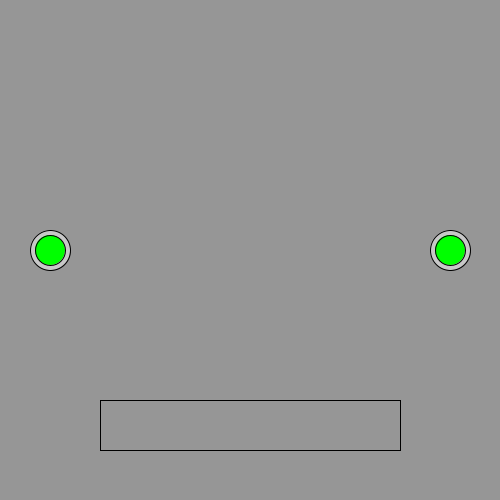
Frame 1 (no input)
Frame 60 (the mouse pressed at the canvas centre just before this capture): identical to frame 1, image omitted
Frame 120 (the mouse held since frame 60 and released just before this capture): identical to frame 1, image omitted

The Processing sketch that drew this single still picture (run headless with seeded random() and noise(); from frame 60 on, the mouse is pressed at the canvas centre):

// Processing sketch: processing_42399
// ── processing_42399.pde

void setup(){
  size(500, 500);
  smooth();
}
color c1 = color(0,255,0);
color c2 = color(150);
color c3 = color(0,255,0);
color c4 = color(150);
void draw(){
  background(c2);
  fill(c4);
  rect(100,400,300,50);
  fill(200);
  ellipse(50,250,40,40);
  fill(c1);
  ellipse(50,250,30,30);
  if(dist(mouseX,mouseY, 50,250)<15){
    c1=color(255,0,0);
    
  }else{c1=color(0,255,0);}
  if(dist(mouseX,mouseY,50,250)<15 && mousePressed){
    c2=color(255,255,0);
    for (int x=10;x<width;x+=20) {
    for (int y=10;y<height;y+=20) {
      fill(c1, c2, c3, 50);
      noStroke();
      ellipse(x, y, 20, 20);
    }
  }

  }else{c2=color(150); stroke(0);}
  fill(200);
  ellipse(450,250,40,40);
  fill(c3);
  ellipse(450,250,30,30);
  if(dist(mouseX,mouseY, 450,250)<15){
    c3=color(255,0,0);
  }else{c3=color(0,255,0);}
  if(dist(mouseX,mouseY,450,250)<15 && mousePressed){
    c4=color(random(1,255),random(1,255),random(1,255));
    text("RAVE BOX",150,425);
  }else{c4=color(150);}
  
  
}
